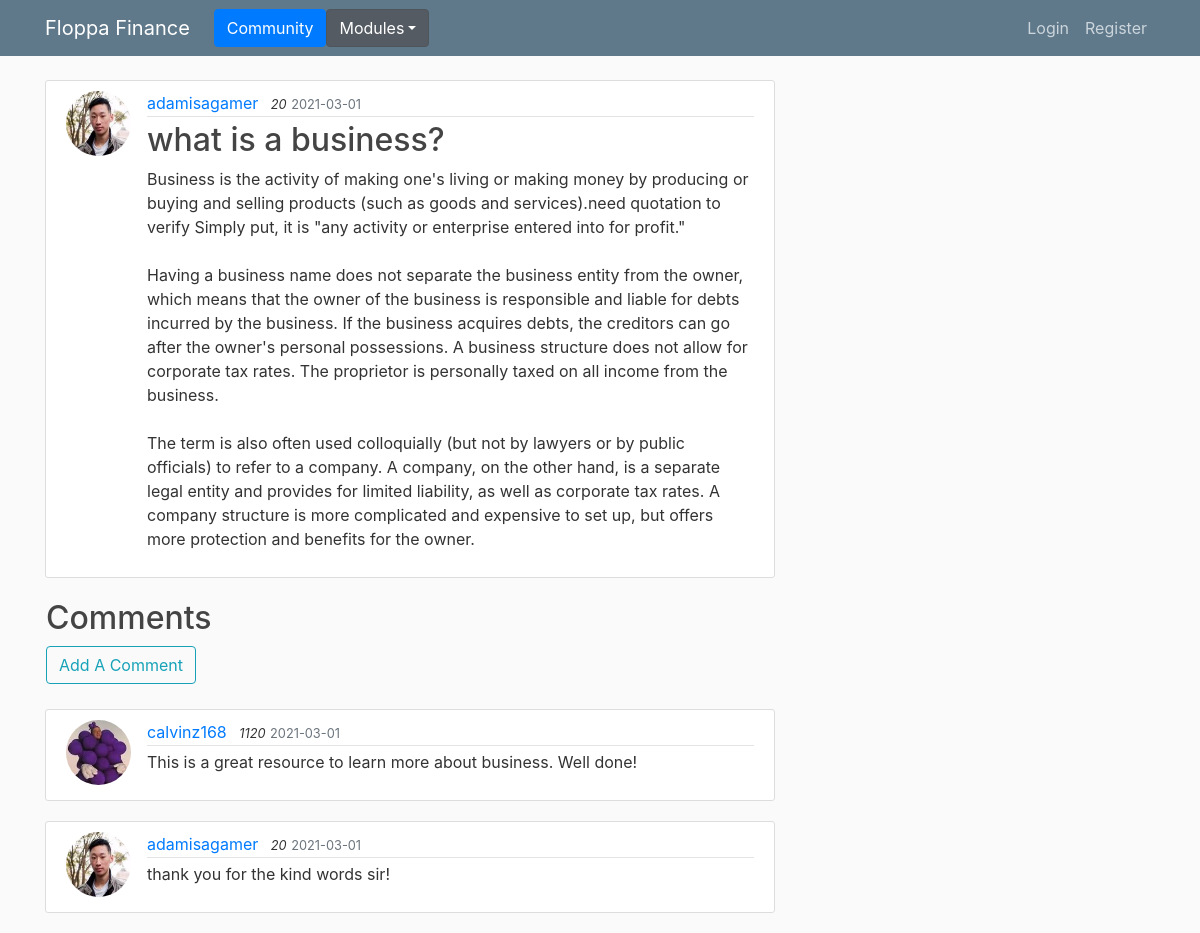
The page /post/2 on the database as committed earlier.
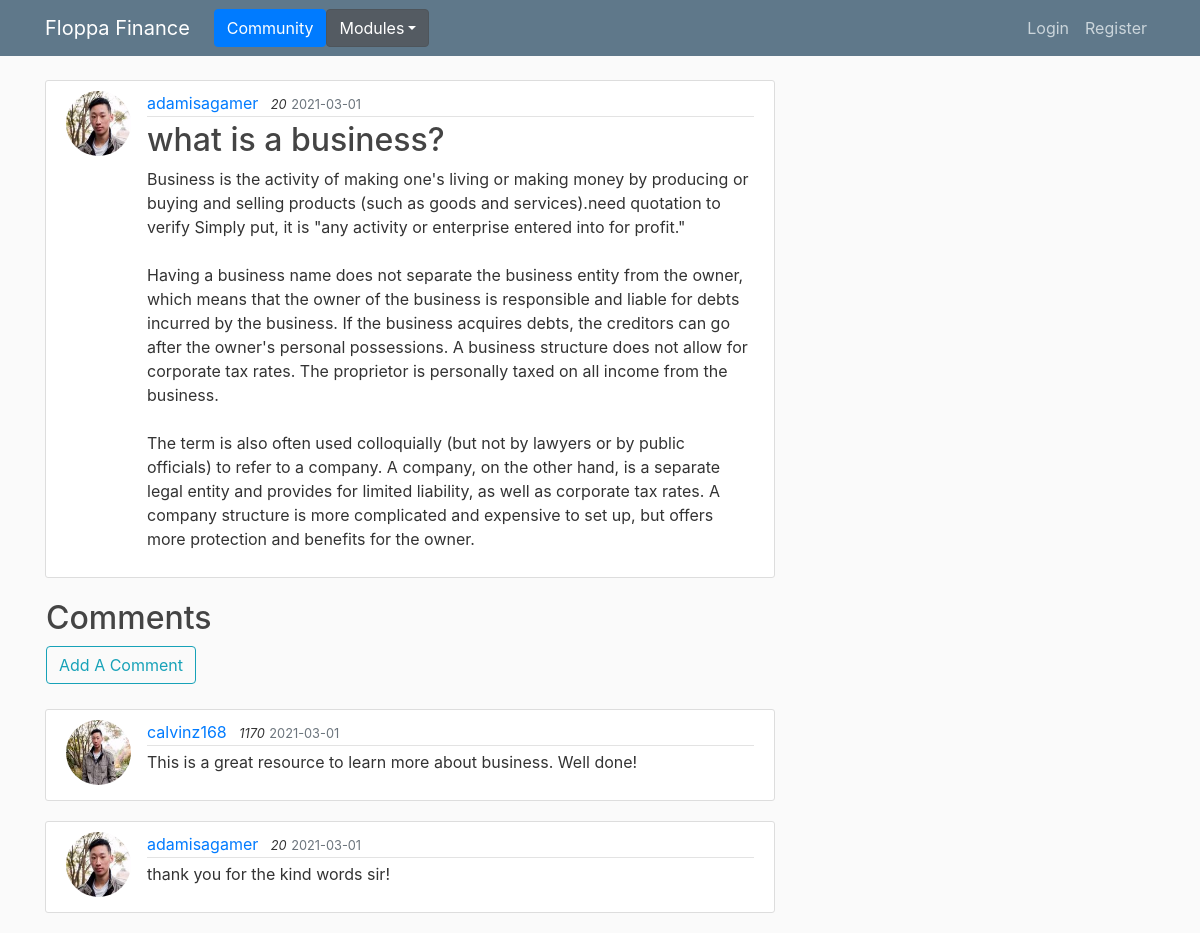
The same page on the database as committed later.
### flasksite/models.py (models this page shows, shortened)
class Comment(db.Model):
    id = db.Column(db.Integer, primary_key=True)
    content = db.Column(db.String(100), nullable=False)
    date_posted = db.Column(db.DateTime, nullable=False, default=datetime.now)
    post_id = db.Column(db.Integer, db.ForeignKey('post.id'), nullable=False)
    user_id = db.Column(db.Integer, db.ForeignKey('user.id'), nullable=False)

class User(db.Model, UserMixin):
    id = db.Column(db.Integer, primary_key=True)
    username = db.Column(db.String(20), unique=True, nullable=False)
    email = db.Column(db.String(120), unique=True, nullable=False)
    image_file = db.Column(db.String(20), nullable=False, default='default.jpg')
    password = db.Column(db.String(60), nullable=False)
    posts = db.relationship('Post', backref='author', lazy=True)
    comments = db.relationship('Comment', backref='author', lazy=True)
    score = db.Column(db.Integer, nullable=False)

### flasksite/routes.py (the view)
@app.route("/post/<int:post_id>")
def post(post_id):
    post = Post.query.get(post_id)
    comments = Comment.query.filter_by(post_id=post_id).all()
    return render_template('post.html', title=post.title, post=post, comments=comments)

### flasksite/templates/post.html (shortened to what this page needs)
{% extends "layout.html" %}
{% block content %}
  <article class="media content-section">
    <img class="rounded-circle article-img" src="{{ url_for('static', filename='profile_pics/' + post.author.image_file) }}">
    <div class="media-body">
      <div class="article-metadata">
        <a class="mr-2" href="#">{{ post.author.username }}</a>
        <em><small class="font-italic">{{ post.author.score }}</small></em>
        <small class="text-muted">{{ post.date_posted.strftime('%Y-%m-%d') }}</small>
      </div>
      <h2 class="article-title">{{ post.title }}</h2>
      <p class="article-content">{{ post.content }}</p>
    </div>
  </article>
  <table>
  <td><h2>Comments</h2><a href="{{ url_for('comment_post', post_id=post.id) }}"><button class="btn btn-outline-info">Add A Comment</button></a></td>
  </table>
  <br>
  {% for comment in comments %}
    <article class="media content-section">
      <img class="rounded-circle article-img" src="{{ url_for('static', filename='profile_pics/' + comment.author.image_file) }}">
      <div class="media-body">
        <div class="article-metadata">
          <a class="mr-2" href="#">{{ comment.author.username }}</a>
          <em><small class="font-italic">{{ comment.author.score }}</small></em>
          <small class="text-muted">{{ comment.date_posted.strftime('%Y-%m-%d') }}</small>
        </div>
        <p class="article-content">{{ comment.content }}</p>
      </div>
    </article>
  {% endfor %}
{% endblock content %}

Rows that differ between the two databases and show on the page:
changed through a linked row, Comment "This is a great resource to learn more about business. Well done!": image_file: a different picture; author.score "1120" → "1170"
